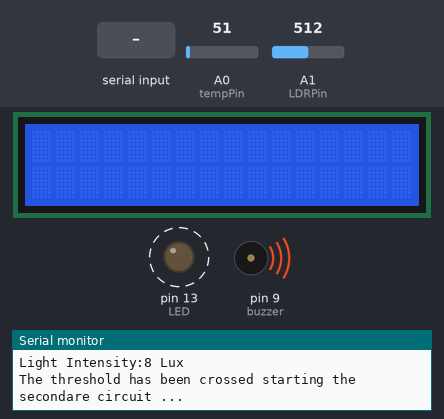
This sketch was run on a simulated Arduino Uno, built with avr-gcc and run on an emulated ATmega328P. Parts: 16×2 character LCD, output pins drawn as LEDs (lit = HIGH), buzzer (waves = sounding), the last lines printed to the serial monitor. Dashed ring = blinking. The test bench sets the inputs (shaded band); at power-on: A0 (tempPin) = 51, A1 (LDRPin) = 512.

Above: at 1.2 s.
1.3 s: byte 30 received over Serial
At 13.2 s:
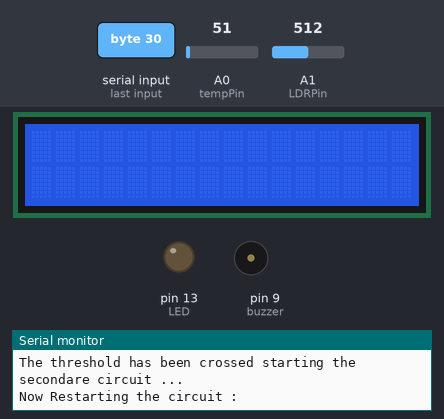
13.8 s: byte 90 received over Serial
At 14.3 s:
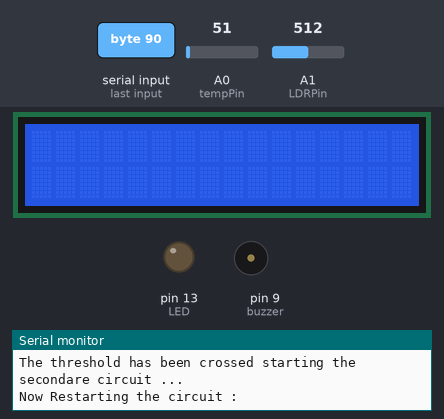
Timing chart, 0 to 16.8 s (numbered marks = the images above; inputs shaded):
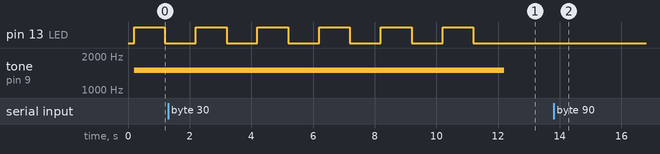

Measured:
- after the input at 13.8 s, pin 13 (LED): stops changing and stays LOW; tone on pin 9 (buzzer): stays silent (without the input it goes to 1500 Hz after 3.6 s)
- by itself, pin 13 (LED): alternates HIGH for 1.0 s and LOW for 1.0 s, 10 changes in all, then stays LOW

The sketch:

Surr.ino
```cpp
/*
 The LCD circuit:
 * LCD RS pin to digital pin 12
 * LCD Enable pin to digital pin 11
 * LCD D4 pin to digital pin 5
 * LCD D5 pin to digital pin 4
 * LCD D6 pin to digital pin 3
 * LCD D7 pin to digital pin 2
 * LCD R/W pin to ground
 * 10K resistor:
 * ends to +5V and ground
 * wiper to LCD VO pin (pin 3)

 */

#include <LiquidCrystal.h>
#include<math.h>

const int rs = 12, en = 11, d4 = 5, d5 = 4, d6 = 3, d7 = 2;
LiquidCrystal lcd(rs, en, d4, d5, d6, d7);

int Lux,t_Lux;
float temp,t_temp;
int tempPin = A0;
int LDRPin = A1;
int buzzer = 9;
int LED = 13;

void setup()
{
   Serial.begin(9600);
   lcd.begin(16,2);
   pinMode(LED , OUTPUT);
   pinMode(buzzer,OUTPUT);
}

void loop() {
  Serial.print("Enter the value of threshold temperature(in *c) : ");
  while(Serial.available()){
  t_temp = Serial.read();
  Serial.println(t_temp);
  delay(5000);
  }


  Serial.print("Enter the value of threshold Lux : ");
  while(Serial.available()){
  t_Lux = Serial.read();
  Serial.println(t_Lux);
  delay(5000);
  }


   temp = analogRead(tempPin);
   temp = temp * 0.0048828125;             // convert the analog volt to its temperature equivalent
   Serial.print("TEMPERATURE = ");
   Serial.print(temp);                    // display temperature value
   Serial.print("*C");
   Serial.println();

  Lux = Light(analogRead(A1));
  Serial.print("Light Intensity:");
  Serial.print(Lux);
  Serial.println(" Lux");


  if(Lux >= t_Lux && temp>= t_temp)
  {
        Serial.println("The threshold has been crossed starting the secondare circuit ...");
        Blinker(Lux,temp);
  }

  else
  Serial.println("Threshold not crossed !! Restarting........");


  if (Serial.available()){
    delay(100);
    lcd.clear();    // clear the screen
    while (Serial.available() > 0)
     lcd.write(Serial.read());
  }

  Serial.print("Now Restarting the circuit : ");
  delay(5000);                         // update sensors reading each five second
}

int Light (int RawData)
{
  double Vout = RawData*0.0048828125; // We consider the LDR connected from Gnd to A1 pin.
  /* Lux*(R^1.4) = constant (according to luxometer datasheet). And we consider relative lux */
  int lux = pow((5 - Vout/2/Vout),1.4) ;  // Using 20 k ohm resistor .
  return lux;
}


void Blinker(int Lux , float temp)
{
  tone(buzzer,1500);
  for(int i=0;i<6;i++)
  {
    digitalWrite(LED, HIGH);
    delay(1000);
    digitalWrite(LED, LOW);
    delay(1000);
  }
  noTone(buzzer);
}
```
